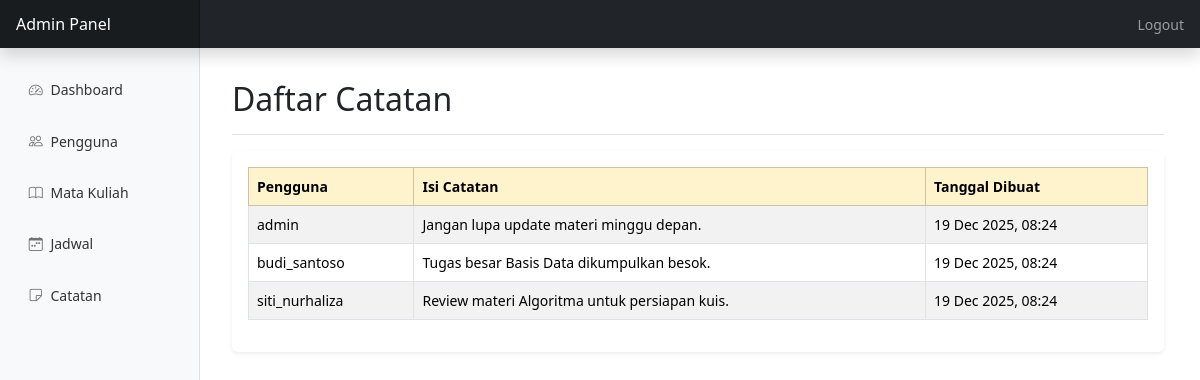
The app's page /admin2/notes.php with its own data.
### tables this page shows
CREATE TABLE `notes` (
  `id` int(11) NOT NULL,
  `user_id` int(11) NOT NULL,
  `note_content` text NOT NULL,
  `created_at` timestamp NOT NULL DEFAULT CURRENT_TIMESTAMP
);

CREATE TABLE `users` (
  `id` int(11) NOT NULL,
  `username` varchar(50) NOT NULL,
  `email` varchar(100) NOT NULL,
  `password` varchar(255) NOT NULL,
  `role` enum('Admin','User') NOT NULL DEFAULT 'User',
  `created_at` timestamp NOT NULL DEFAULT CURRENT_TIMESTAMP
);

### admin2/notes.php (the view, shortened to what this page needs)
<?php
require_once 'config/koneksi.php';
 $stmt = $conn->prepare("SELECT n.id, u.username, n.note_content, n.created_at FROM notes n JOIN users u ON n.user_id = u.id ORDER BY n.created_at DESC");
 $stmt->execute();
 $result = $stmt->get_result();
require_once 'includes/header.php';
require_once 'includes/sidebar.php';
?>
<main class="col-md-9 ms-sm-auto col-lg-10 px-md-4 main">
    <div class="d-flex justify-content-between flex-wrap flex-md-nowrap align-items-center pt-3 pb-2 mb-3 border-bottom">
        <h1 class="h2">Daftar Catatan</h1>
    </div>
    <div class="card">
        <div class="card-body">
            <div class="table-responsive">
                <table class="table table-striped table-bordered table-hover">
                    <thead class="table-warning">
                        <tr>
                            <th>Pengguna</th>
                            <th>Isi Catatan</th>
                            <th>Tanggal Dibuat</th>
                        </tr>
                    </thead>
                    <tbody>
                        <?php if ($result->num_rows > 0): ?>
                            <?php while($row = $result->fetch_assoc()): ?>
                                <tr>
                                    <td><?php echo htmlspecialchars($row['username']); ?></td>
                                    <td><?php echo htmlspecialchars($row['note_content']); ?></td>
                                    <td><?php echo date('d M Y, H:i', strtotime($row['created_at'])); ?></td>
                                </tr>
                            <?php endwhile; ?>
                        <?php else: ?>
                            <tr>
                                <td colspan="3" class="text-center">Tidak ada data catatan.</td>
                            </tr>
                        <?php endif; ?>
                    </tbody>
                </table>
            </div>
        </div>
    </div>
</main>
</div>
</body>
</html>

### admin2/assets/css/style.css (style rules this page uses)
:root { --bs-primary: #5a8787; --bs-primary-rgb: 90, 135, 135; --bs-secondary: #6c757d; --bs-success: #198754; --bs-info: #0dcaf0; --bs-warning: #ffc107; --bs-danger: #dc3545; --bs-light: #f8f9fa; --bs-dark: #212529; }
body { font-size: .875rem; }
.main { margin-left: 240px; padding: 1rem; }
.card { border: none; box-shadow: 0 0.125rem 0.25rem rgba(0, 0, 0, 0.075); transition: box-shadow .15s ease-in-out; }

### records on screen
notes: user.username "admin", note_content "Jangan lupa update materi minggu depan.", created_at "19 Dec 2025, 08:24"
notes: user.username "budi_santoso", note_content "Tugas besar Basis Data dikumpulkan besok.", created_at "19 Dec 2025, 08:24"
notes: user.username "siti_nurhaliza", note_content "Review materi Algoritma untuk persiapan kuis.", created_at "19 Dec 2025, 08:24"
